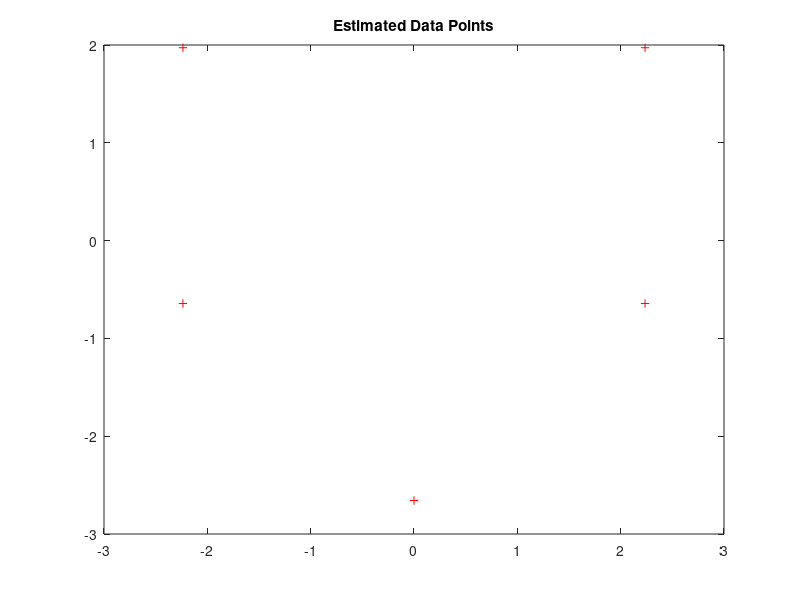

Write the MATLAB code that produced this figure.
clc;
clear all;
close all;

 d=[0,1,sqrt(5),sqrt(5),2;...
    1,0,sqrt(2),2,sqrt(5);...
    sqrt(5),sqrt(2),0,sqrt(2),sqrt(5);...
    sqrt(5),2,sqrt(2),0,1;...
    2,sqrt(5),sqrt(5),1,0];
 
D = d.^2;
J = eye(5)-(1/5)*ones(5,5);
B =(-0.5)*J*D*J;
[eigenvectors,eigenvalues] = eig(B);
% eigenvectors_t = eigenvectors.';
% B_1 =  eigenvectors*eigenvalues*eigenvectors_t;
 
[Y,eigv]=cmdscale(D);

figure,plot(Y(:,1), Y(:,2),'r+'),title('Estimated Data Points'); 
